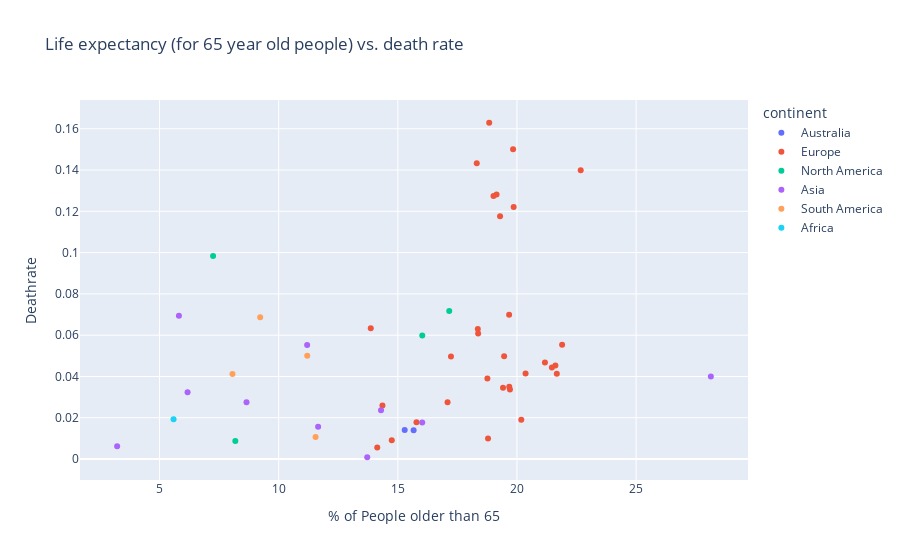

Notebook cell for this chart:
### Code cell
fig = px.scatter(df_recentyear_age,
    x = '% of People older than 65',
    y = 'death rate',
    hover_name=countries,
    color='continent',
    title='Population Ageing vs death rate')
fig.show()
#add to plotly account
#py.iplot(fig, filename='Respiratory_diseases_Linear_Regression', auto_open=True)

### Figure 1 — Plotly figure (JSON) as saved in the notebook; plotly's stock layout.template omitted (floating-point values rounded to 4 significant figures)
{"data": [{"hovertemplate": "<b>%{hovertext}</b><br><br>continent=Australia<br>% of People older than 65=%{x}<br>Deathrate=%{y}<extra></extra>", "hovertext": ["Australia", "New Zealand"], "legendgroup": "Australia", "marker": {"color": "#636efa", "symbol": "circle"}, "mode": "markers", "name": "Australia", "showlegend": true, "type": "scatter", "x": [15.66, 15.29], "xaxis": "x", "y": [0.01392, 0.01403], "yaxis": "y"}, {"hovertemplate": "<b>%{hovertext}</b><br><br>continent=Europe<br>% of People older than 65=%{x}<br>Deathrate=%{y}<extra></extra>", "hovertext": ["Austria", "Belgium", "Czechia", "Denmark", "Finland", "France", "Germany", "Greece", "Hungary", "Iceland", "Ireland", "Italy", "Luxembourg", "Netherlands", "Norway", "Poland", "Portugal", "Slovakia", "Spain", "Sweden", "Switzerland", "United Kingdom", "Estonia", "Russia", "Slovenia", "Latvia", "Bulgaria", "Croatia", "Lithuania", "Malta", "Romania"], "legendgroup": "Europe", "marker": {"color": "#EF553B", "symbol": "circle"}, "mode": "markers", "name": "Europe", "showlegend": true, "type": "scatter", "x": [18.76, 18.84, 19.41, 19.46, 21.61, 19.84, 21.47, 21.89, 19.14, 14.14, 13.86, 22.68, 14.35, 19.02, 17.09, 17.23, 21.67, 15.78, 19.29, 19.86, 18.37, 18.31, 19.68, 14.75, 19.67, 20.18, 21.17, 20.36, 19.71, 18.79, 18.36], "xaxis": "x", "y": [0.03904, 0.1629, 0.03449, 0.04976, 0.04529, 0.1501, 0.04439, 0.05539, 0.1282, 0.005552, 0.06341, 0.1398, 0.02598, 0.1274, 0.02755, 0.04968, 0.04133, 0.01784, 0.1176, 0.1221, 0.0608, 0.1433, 0.03504, 0.009076, 0.06986, 0.01903, 0.04673, 0.04144, 0.03367, 0.00994, 0.063], "yaxis": "y"}, {"hovertemplate": "<b>%{hovertext}</b><br><br>continent=North America<br>% of People older than 65=%{x}<br>Deathrate=%{y}<extra></extra>", "hovertext": ["Canada", "Mexico", "United States", "Costa Rica"], "legendgroup": "North America", "marker": {"color": "#00cc96", "symbol": "circle"}, "mode": "markers", "name": "North America", "showlegend": true, "type": "scatter", "x": [17.16, 7.246, 16.03, 8.18], "xaxis": "x", "y": [0.07178, 0.09836, 0.05986, 0.008739], "yaxis": "y"}, {"hovertemplate": "<b>%{hovertext}</b><br><br>continent=Asia<br>% of People older than 65=%{x}<br>Deathrate=%{y}<extra></extra>", "hovertext": ["Japan", "Korea, South", "Turkey", "Israel", "China", "Cyprus", "India", "Indonesia", "Saudi Arabia", "Singapore"], "legendgroup": "Asia", "marker": {"color": "#ab63fa", "symbol": "circle"}, "mode": "markers", "name": "Asia", "showlegend": true, "type": "scatter", "x": [28.14, 14.29, 8.649, 11.65, 11.19, 16.02, 6.176, 5.812, 3.22, 13.72], "xaxis": "x", "y": [0.03994, 0.02359, 0.02748, 0.01563, 0.0552, 0.01776, 0.03242, 0.06947, 0.006217, 0.0008815], "yaxis": "y"}, {"hovertemplate": "<b>%{hovertext}</b><br><br>continent=South America<br>% of People older than 65=%{x}<br>Deathrate=%{y}<extra></extra>", "hovertext": ["Brazil", "Chile", "Colombia", "Argentina"], "legendgroup": "South America", "marker": {"color": "#FFA15A", "symbol": "circle"}, "mode": "markers", "name": "South America", "showlegend": true, "type": "scatter", "x": [9.222, 11.55, 8.06, 11.2], "xaxis": "x", "y": [0.06871, 0.01074, 0.04125, 0.05002], "yaxis": "y"}, {"hovertemplate": "<b>%{hovertext}</b><br><br>continent=Africa<br>% of People older than 65=%{x}<br>Deathrate=%{y}<extra></extra>", "hovertext": ["South Africa"], "legendgroup": "Africa", "marker": {"color": "#19d3f3", "symbol": "circle"}, "mode": "markers", "name": "Africa", "showlegend": true, "type": "scatter", "x": [5.587], "xaxis": "x", "y": [0.01934], "yaxis": "y"}], "layout": {"legend": {"title": {"text": "continent"}, "tracegroupgap": 0}, "title": {"text": "Life expectancy (for 65 year old people) vs. death rate"}, "xaxis": {"anchor": "y", "domain": [0, 1], "title": {"text": "% of People older than 65"}}, "yaxis": {"anchor": "x", "domain": [0, 1], "title": {"text": "Deathrate"}}}}
